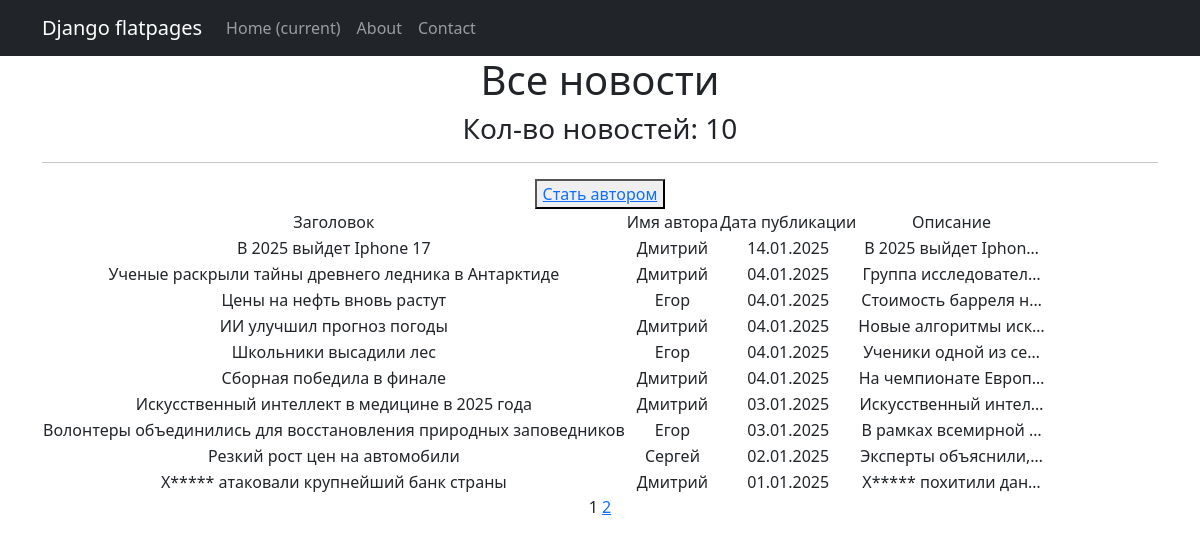
Page /news/ on the committed database.
### models_app/models.py (models this page shows, shortened)
class Post(models.Model):
    ARTICLE = 'AR'
    NEWS = 'NW'
    POST_TYPE_CHOICES = [
        (ARTICLE, 'Article'),
        (NEWS, 'News'),
    ]
    author = models.ForeignKey(Author, on_delete=models.CASCADE, related_name='posts')
    post_type = models.CharField(max_length=2, choices=POST_TYPE_CHOICES, default=ARTICLE)
    created_at = models.DateTimeField(auto_now_add=True)
    categories = models.ManyToManyField(Category, related_name='posts')
    title = models.CharField(max_length=255)
    content = models.TextField()
    rating = models.IntegerField(default=0)

class Author(models.Model):
    user = models.OneToOneField(User, on_delete=models.CASCADE, related_name='author')
    rating = models.IntegerField(default=0)

### models_app/views.py (the view)
# urls.py: path('news/', NewsList.as_view(), name='news_list'),
class NewsList(ListView):
    model = Post
    queryset = Post.objects.filter(post_type='NW').order_by('-created_at')
    template_name = 'news_list.html'
    context_object_name = 'news_list'
    paginate_by = 10
    def get_context_data(self, **kwargs):
        context = super().get_context_data(**kwargs)
        context['is_not_premium'] = not self.request.user.groups.filter(name='authors').exists()
        return context

### models_app/templatetags/custom_filters.py (called while the page is built)
@register.filter()
def censor(string):
    bad_words = ["убийство", "фальсификация", "хакеры"]
    if not isinstance(string, str):
        raise ValueError("Фильтр 'censor' можно применять только к строкам.")
    cleaned_string = ''.join(char for char in string if char.isalnum() or char.isspace()) #очистка строки от спец символов (!,$, и т.д.)
    words = cleaned_string.split()
    for word in words:
        if word.lower() in bad_words:
            censored_word = word[0] + "*" * (len(word) - 1)
            string = string.replace(word, censored_word)
    return string

@register.simple_tag(takes_context=True)
def url_replace(context, **kwargs):
   d = context['request'].GET.copy()
   for k, v in kwargs.items():
       d[k] = v
   return d.urlencode()

### templates/news_list.html (shortened to what this page needs)
{% extends 'flatpages/default.html' %}
{% load custom_filters %}
{% block content %}
<h1> Все новости </h1>
<h3> Кол-во новостей: {{ news_list|length }} </h3>
<hr>
{% if is_not_premium %}
<button> <a href="/sign/upgrade/"> Стать автором</a> </button>
{% endif %}
{% if news_list %}
    <table>
           <tr>
               <td>Заголовок</td>
               <td>Имя автора</td>
               <td>Дата публикации</td>
               <td>Описание</td>
           </tr>
           {% for news in news_list %}
           <tr>
               <td>{{ news.title|censor }}</td>
               <td>{{ news.author.user.first_name }}</td>
               <td>{{ news.created_at|date:'d.m.Y' }}</td>
               <td>{{ news.content|censor|truncatechars:20 }}</td>
           </tr>
           {% endfor %}
       </table>
{% else %}
    <h2> Новостей нет! </h2>
{% endif %}
   {{ page_obj.number }}
   {% if page_obj.has_next %}
       <a href="?{% url_replace page=page_obj.next_page_number %}">{{ page_obj.next_page_number }}</a>
   {% endif %}
{% endblock content %}

### rows in the picture
Post: title|censor "В 2025 выйдет Iphone 17", author.user.first_name "Дмитрий", created_at "14.01.2025", content|censor "В 2025 выйдет Iphon…"
Post: title|censor "Ученые раскрыли тайны древнего ледника в Антарктиде", author.user.first_name "Дмитрий", created_at "04.01.2025", content|censor "Группа исследовател…"
Post: title|censor "Цены на нефть вновь растут", author.user.first_name "Егор", created_at "04.01.2025", content|censor "Стоимость барреля н…"
Post: title|censor "ИИ улучшил прогноз погоды", author.user.first_name "Дмитрий", created_at "04.01.2025", content|censor "Новые алгоритмы иск…"
Post: title|censor "Школьники высадили лес", author.user.first_name "Егор", created_at "04.01.2025", content|censor "Ученики одной из се…"
Post: title|censor "Сборная победила в финале", author.user.first_name "Дмитрий", created_at "04.01.2025", content|censor "На чемпионате Европ…"
Post: title|censor "Искусственный интеллект в медицине в 2025 года", author.user.first_name "Дмитрий", created_at "03.01.2025", content|censor "Искусственный интел…"
Post: title|censor "Волонтеры объединились для восстановления природных заповедников", author.user.first_name "Егор", created_at "03.01.2025", content|censor "В рамках всемирной …"
Post: title|censor "Резкий рост цен на автомобили", author.user.first_name "Сергей", created_at "02.01.2025", content|censor "Эксперты объяснили,…"
Post: title|censor "Х***** атаковали крупнейший банк страны", author.user.first_name "Дмитрий", created_at "01.01.2025", content|censor "Х***** похитили дан…"

### other values in the picture
{{ news_list|length }} "10"
{{ page_obj.number }} "1"
{{ page_obj.next_page_number }} "2"
